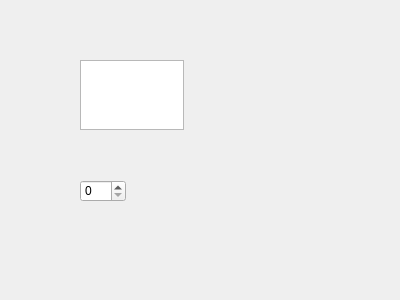
<?xml version="1.0" encoding="UTF-8"?>
<ui version="4.0">
 <class>Widget</class>
 <widget class="QWidget" name="Widget">
  <property name="geometry">
   <rect>
    <x>0</x>
    <y>0</y>
    <width>400</width>
    <height>300</height>
   </rect>
  </property>
  <property name="windowTitle">
   <string>Widget</string>
  </property>
  <widget class="QTextEdit" name="textEdit">
   <property name="geometry">
    <rect>
     <x>80</x>
     <y>60</y>
     <width>104</width>
     <height>70</height>
    </rect>
   </property>
  </widget>
  <widget class="QSpinBox" name="spinBox">
   <property name="geometry">
    <rect>
     <x>80</x>
     <y>180</y>
     <width>46</width>
     <height>22</height>
    </rect>
   </property>
  </widget>
 </widget>
 <layoutdefault spacing="6" margin="11"/>
 <resources/>
 <connections/>
</ui>
